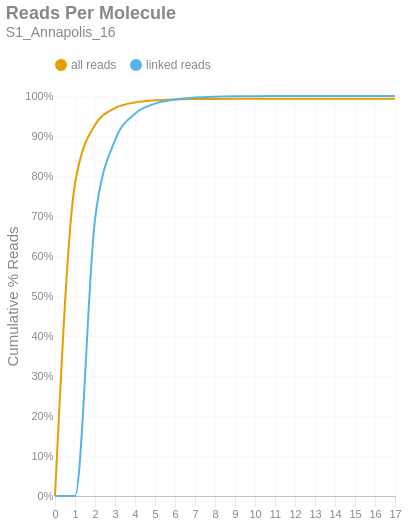

Source (notebook cell):
### Markdown cell above
### Reads per Molecule
This chart shows the cumulative distribution of the number of reads per linked molecule. That is, how many alignments are associated with a unique molecule. This excludes the number of reads associated with invalid or absent linked-read barcodes. The `linked` histogram is the percentages recalculated when disregarding singletons.

### Code cell
if SKIPLR:
    print_html(f"Skipped")
else:
    counts = np.bincount(valids['reads'].cast(pl.Int64).to_numpy())
    weighted = counts * np.arange(len(counts))
    all_perc = weighted / n_reads
    linked_perc = weighted / n_linked_reads
    linked_perc[1] = 0
    binned_df = pl.DataFrame({
        'readsper': list(range(len(counts))),
        'all reads (cumsum)': np.cumsum(all_perc).tolist(),
        'linked reads (cumsum)': np.cumsum(linked_perc).tolist(),
    })

    with SafeRender(binned_df):
        (
            density_plot(binned_df, 'Reads Per Molecule', samplename, 'readspmol')
            .encode(
                x=alt.X('readsper:O', title=None).axis(labelAngle=0).scale(padding=0),
                y=alt.Y('value:Q', title='Cumulative % Reads').axis(format='%').stack(False),
                color=alt.Color("key:N").scale(domain=["all reads", "linked reads"]),
                tooltip=[
                    alt.Tooltip("key:N", title="Data Type"),
                    alt.Tooltip("readsper:O", title="Reads Per Molecule"),
                    alt.Tooltip("value:Q", format=".2%", title="% Reads (Cum.)")
                ]            
            )
        ).display()

### Figure 1 — Vega-Lite specification as saved in the notebook (floating-point values rounded to 4 significant figures)
{"width": "container", "height": 400, "config": {"title": {"anchor": "start", "dy": -15, "fontSize": 18, "color": "#888888", "subtitleColor": "#888888", "subtitleFontSize": 14}, "arc": {"fill": "#0072B2"}, "axis": {"domainColor": "#888888", "domainWidth": 0.5, "gridWidth": 0.2, "grid": false, "titleFontWeight": 400, "titleFontSize": 15, "labelFontSize": 11, "labelColor": "#888888", "tickColor": "#888888", "tickWidth": 0.2, "titleColor": "#888888"}, "axisBand": {"grid": false}, "axisX": {"grid": true, "tickSize": 10, "domainCap": "round"}, "axisY": {"domain": false, "grid": true, "tickSize": 0, "domainCap": "round"}, "background": "transparent", "header": {"labelFontSize": 15, "labelColor": "#888888", "titleFontSize": 15, "titleFontWeight": 600, "titleColor": "#888888"}, "legend": {"labelFont": "sans-serif", "labelFontSize": 12, "labelColor": "#888888", "symbolSize": 100, "symbolType": "circle", "titleFontSize": 12, "titlePadding": 10, "titleColor": "#888888", "title": null, "orient": "top"}, "range": {"category": ["#E69F00", "#56B4E9", "#009E73", "#F0E442", "#0072B2", "#D55E00", "#CC79A7", "#000000"], "diverging": ["#cfe8f3", "#a2d4ec", "#73bfe2", "#46abdb", "#1696d2", "#12719e"]}, "area": {"fill": "#0072B2", "fillOpacity": 0.7, "line": true, "strokeOpacity": 0.7}, "line": {"color": "#0072B2", "stroke": "#0072B2", "strokeWidth": 2}, "trail": {"color": "#0072B2", "stroke": "#0072B2", "strokeWidth": 0, "size": 1}, "point": {"filled": true, "fillOpacity": 1.0, "size": 95}, "text": {"color": "#888888", "fontSize": 11, "align": "right", "fontWeight": 400, "size": 11}, "bar": {"fill": "#0072B2", "stroke": null}, "view": {"stroke": null, "continuousWidth": 660, "continuousHeight": 400}}, "data": {"name": "data-b546eeed3126203d8746f136cba76da2"}, "mark": {"type": "line", "interpolate": "monotone", "point": {"opacity": 0, "size": 275}}, "encoding": {"color": {"field": "key", "scale": {"domain": ["all reads", "linked reads"]}, "type": "nominal"}, "tooltip": [{"field": "key", "title": "Data Type", "type": "nominal"}, {"field": "readsper", "title": "Reads Per Molecule", "type": "ordinal"}, {"field": "value", "format": ".2%", "title": "% Reads (Cum.)", "type": "quantitative"}], "x": {"axis": {"labelAngle": 0}, "field": "readsper", "scale": {"padding": 0}, "title": null, "type": "ordinal"}, "y": {"axis": {"format": "%"}, "field": "value", "stack": false, "title": "Cumulative % Reads", "type": "quantitative"}}, "params": [{"name": "param_c36ac31b6afebe62", "select": {"type": "point", "fields": ["key"]}, "bind": "legend"}], "title": {"text": "Reads Per Molecule", "subtitle": "S1_Annapolis_16"}, "transform": [{"fold": ["all reads (cumsum)", "linked reads (cumsum)"]}, {"calculate": "replace(datum.key, ' (cumsum)', '')", "as": "key"}, {"filter": {"param": "param_c36ac31b6afebe62"}}], "usermeta": {"embedOptions": {"downloadFileName": "S1_Annapolis_16.readspmol"}}, "$schema": "https://vega.github.io/schema/vega-lite/v6.1.0.json", "datasets": {"data-b546eeed3126203d8746f136cba76da2": [{"readsper": 0, "all reads (cumsum)": 0.0, "linked reads (cumsum)": 0.0}, {"readsper": 1, "all reads (cumsum)": 0.7806, "linked reads (cumsum)": 0.0}, {"readsper": 2, "all reads (cumsum)": 0.9276, "linked reads (cumsum)": 0.6914}, {"readsper": 3, "all reads (cumsum)": 0.9697, "linked reads (cumsum)": 0.8893}, {"readsper": 4, "all reads (cumsum)": 0.9838, "linked reads (cumsum)": 0.9559}, {"readsper": 5, "all reads (cumsum)": 0.9891, "linked reads (cumsum)": 0.981}, {"readsper": 6, "all reads (cumsum)": 0.9914, "linked reads (cumsum)": 0.9914}, {"readsper": 7, "all reads (cumsum)": 0.9923, "linked reads (cumsum)": 0.996}, {"readsper": 8, "all reads (cumsum)": 0.9928, "linked reads (cumsum)": 0.9981}, {"readsper": 9, "all reads (cumsum)": 0.993, "linked reads (cumsum)": 0.9992}, {"readsper": 10, "all reads (cumsum)": 0.9931, "linked reads (cumsum)": 0.9996}, {"readsper": 11, "all reads (cumsum)": 0.9932, "linked reads (cumsum)": 0.9998}, {"readsper": 12, "all reads (cumsum)": 0.9932, "linked reads (cumsum)": 0.9999}, {"readsper": 13, "all reads (cumsum)": 0.9932, "linked reads (cumsum)": 1.0}, {"readsper": 14, "all reads (cumsum)": 0.9932, "linked reads (cumsum)": 1.0}, {"readsper": 15, "all reads (cumsum)": 0.9932, "linked reads (cumsum)": 1.0}, {"readsper": 16, "all reads (cumsum)": 0.9932, "linked reads (cumsum)": 1.0}, {"readsper": 17, "all reads (cumsum)": 0.9932, "linked reads (cumsum)": 1.0}]}}
